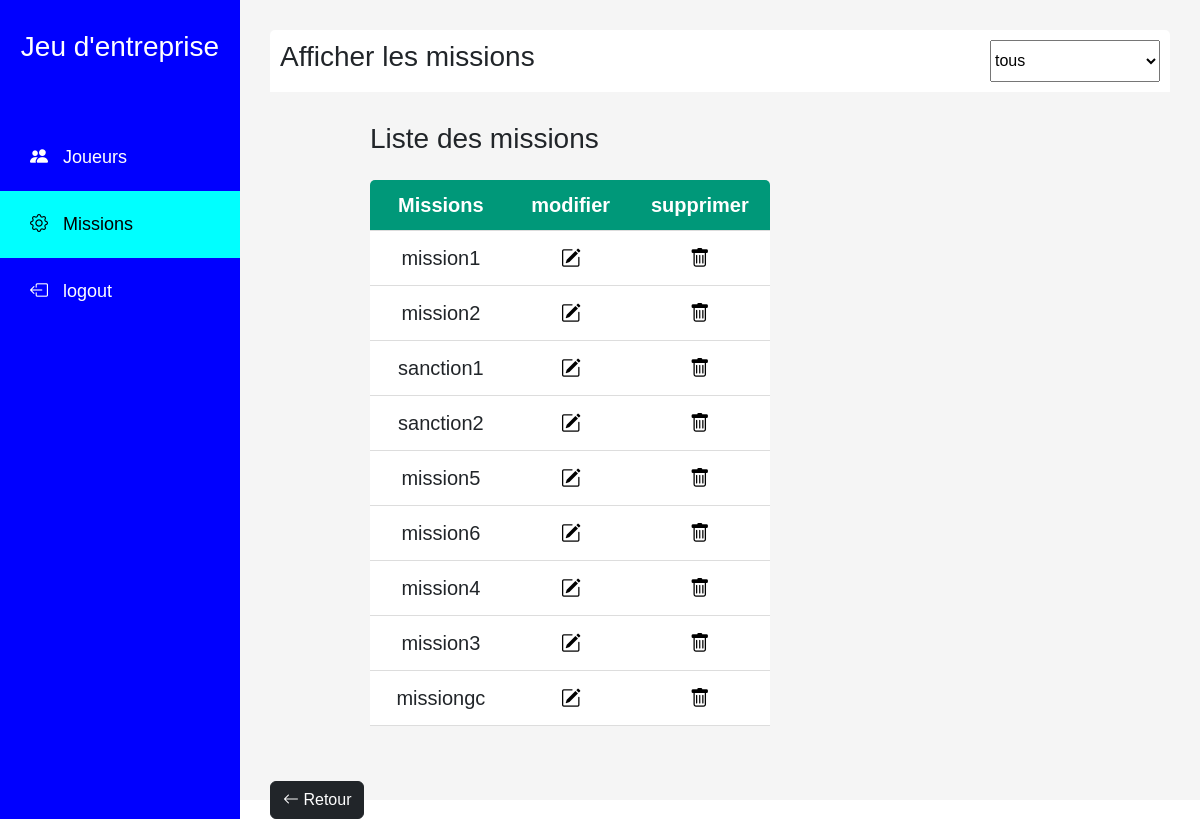
The app's page /missions/afficher-missions (signed in) with its own data.
### base/models.py (models this page shows, shortened)
class Mission(models.Model):
    titre = models.CharField(max_length=200,null=True,unique=True)
    type = models.CharField(max_length=200,null=True)
    temps_en_secondes = models.IntegerField(null=True, default=0)
    def __str__(self):
        return self.titre

### base/views/views_cmissions.py (the view)
# urls.py: path('missions/afficher-missions', views.afficherM, name="afficher-missions"),
@permission_required('is_superuser')
def afficherM(request):
    q = request.GET.get("q")
    missions = Mission.objects.all()
    types = ["quizz", "vie d'entreprise", "gestion-commerciale"]
    types += list(map(lambda x:x.choix,Choix.objects.all()))
    types = list(set(types))
    if q:
        missions = Mission.objects.filter(type=q)
    return render(request, "afficher_missions.html", {"missions":missions, "types" : types})

### templates/admin/gestion_missions/afficher_missions.html (shortened to what this page needs)
{% extends "dashboard.html" %}
{% block content %}
<div class="home-section-title">
    <h3>Afficher les missions</h3>
    <select onChange="window.location.href=this.value" id="select-mission">
        <option value="{% url 'afficher-missions'%}"><a href="{% url 'afficher-missions'%}">tous</a></option>
    </select>
</div>
<div class="table-div">
    <h3>Liste des missions</h3>
    <table>
        <tr>
            <th>Missions</th>
            <th>modifier</th>
            <th>supprimer</th>
        </tr>
        {% for mission in missions %}
            <tr>
                <td>{{mission}}</td>
                <td><a href="{% url 'modifier-mission' mission %}"><i class="bi bi-pencil-square"></i></a></td>
                <td><a href="{% url 'supprimer-mission' mission %}"><i class="bi bi-trash"></i></a></td>
            </tr>
        {% endfor %}
    </table>
</div>
<div class="retour">
    <a href="{% url 'gestion-missions' %}">
        <button type="button" class="btn btn-dark">
            <i class="bi bi-arrow-left"></i>
            <span>Retour</span>
        </button>
    </a>
</div>
{% endblock content %}

### static/css/main.css (style rules this page uses)
* { font-family: sans-serif; }
a { text-decoration: none; color: black; }
.home-section-title { background-color: #fff; display: flex; padding: 10px; border-radius: 5px 5px 0 0; overflow: hidden; justify-content: space-between; }
.home-section table { background-color: #fff; border-collapse: collapse; margin:25px 0; min-width: 400px; font-size: 20px; text-align: center; border-radius: 5px 5px 0 0; overflow: hidden; }
.home-section table th { background-color: #009879; color: #fff; font-weight: bold; padding: 10px 10px; }
.home-section table td { padding: 12px 15px; }
.home-section table tr { border-bottom: 1px solid #dddddd; }
.home-section .table-div { padding: 30px 100px; }

### records on screen
Mission: titre "mission1"
Mission: titre "mission2"
Mission: titre "sanction1"
Mission: titre "sanction2"
Mission: titre "mission5"
Mission: titre "mission6"
Mission: titre "mission4"
Mission: titre "mission3"
Mission: titre "missiongc"
